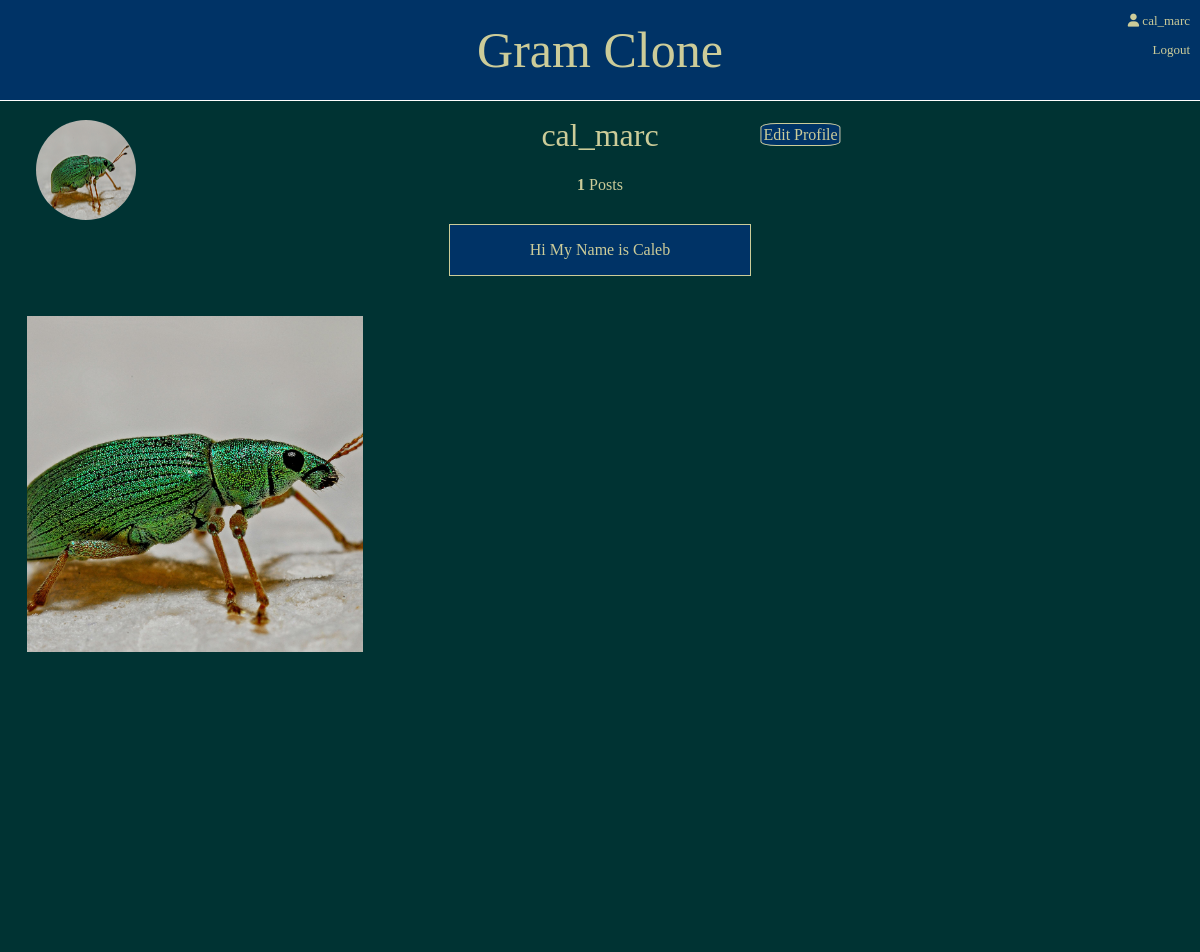
Page /profile/ (signed in, upper part) on the earlier database version.
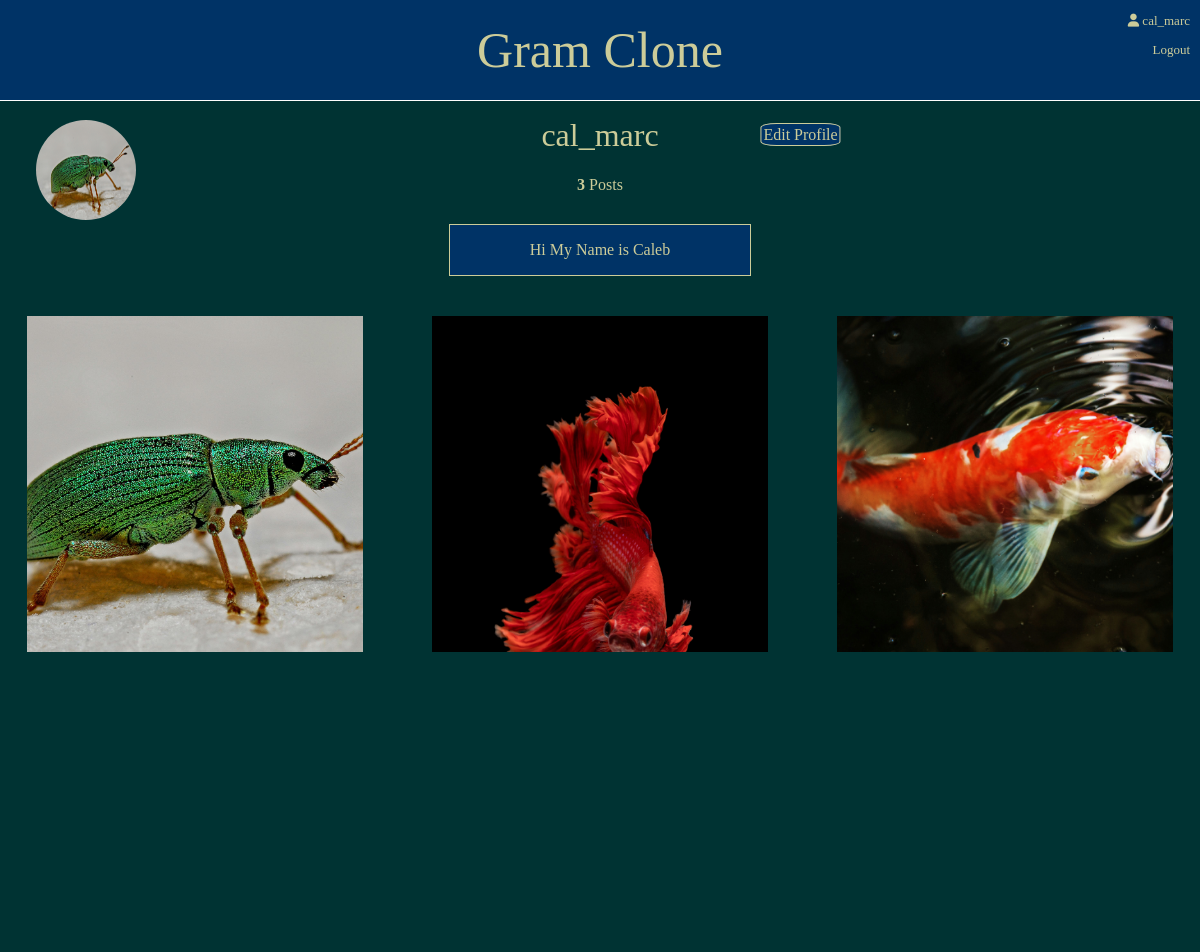
Same page on the later database version.
### Users/models.py (models this page shows)
class SiteUser(models.Model):
    user = models.OneToOneField(User, on_delete=models.CASCADE)
    profile_pic = models.ImageField(
        default="static/images/default.jpg",
        upload_to="static/images/",
        height_field=None,
        width_field=None,
        max_length=100,
    )
    profile_blurb = models.TextField(blank=True)

class GramPost(models.Model):
    user = models.ForeignKey(User, on_delete=models.CASCADE, default=1)
    image = models.ImageField(
        upload_to="static/images/",
        height_field=None,
        width_field=None,
        max_length=100,
    )
    blurb = models.TextField()
    time = models.DateTimeField(default=timezone.now)
    likes = models.IntegerField(default=0)

### Users/views.py (the view)
# urls.py: path("profile/", views.view_profile, name="profile"),
def view_profile(request):
    grampost = GramPost.objects.filter(user=request.user)
    siteuser = SiteUser.objects.all()
    context = {
        "user": request.user,
        "siteuser": siteuser,
        "grampost": grampost,
    }
    return render(request, "profile.html", context)

### templates/profile.html (shortened to what this page needs)
{% include 'base.html' %}{% block content %}
<div class="page-content">
  {% if user.is_authenticated %}
  <div id="p-info">
    <div class="profile-name">{{ user }}</div>
    <div id="p-edit">
      <a href="{% url 'edit_profile' %}">Edit Profile</a>
    </div>
    <div class="p-post-number"><b>{{grampost.count}}</b> Posts</div>
  </div>
    <div class="profile-img">
      <img src="{{ user.siteuser.profile_pic.url }}" alt="profile_pic" />
    </div>
    <div class="p-blurb">
      <p>{{user.siteuser.profile_blurb}}</p>
    </div>
  <div class="profile-nav"></div>
    <div class="p-posts">
      {% for post in grampost %}
      <div class="p-post">
        <a href="{% url 'edit_post' post.id %}">
          <img src="{{ post.image.url }}"/>
        </a>
      </div>
      {% endfor %}
    </div>
  </div>
  {% else %}
  <p>Login to view your details</p>
  {% endif %}
{% endblock %}

### templates/base.html (shortened to what this page needs)
<!DOCTYPE html>
<html lang="en">
  <head>
    <link rel="stylesheet" href="/static/css/style.css" />
  </head>
  <body>
    <header id="head">
      <div class="login">
        {% if user.is_authenticated %}
        <p><a href="{% url 'profile' %}"><i class="fa-solid fa-user"></i> {{ user.username }} </a></p>
        <p><a href="{% url 'logout' %}">Logout</a></p>
        {% else %}
        <p><a href="{% url 'login' %}">Login</a></p>
        {% endif %}
      </div>
      <div class="logos">
        <div class="gram">
          <a href="{% url 'home' %}">Gram Clone</a>
        </div>
      </div>
    </header>
  </body>
</html>

### static/css/style.css (style rules this page uses)
body { background: #003333; margin: 0; padding: 0; }
#head a { text-decoration: none; color: #CCCC99; }
#head { position: fixed; top: 0; left: 0; z-index: 999; text-align: center; width: 100vw; background: #003366; color: #CCCC99; font-size: 30px; height: 100px; border-bottom: .5px solid white; }
#head .login { text-align: right; margin-right: 10px; font-size: small; }
#head .gram { position: absolute; top: 50%; left: 50%; transform: translate(-50%, -50%); font-size: 50px; }
.page-content { overflow: scroll; display: flex; flex-direction: column; padding-top: 15vh; padding-bottom: 100px; color: #CCCC99; }
.profile-img img { margin-left: 3vw; width: 100px; height: 100px; border-radius: 50%; }
.profile-name { position: absolute; left: 50%; top: 135px; transform: translate(-50%, -50%); display: inline-block; width: 33vw; text-align: center; font-size: xx-large; }
#p-edit { position: absolute; left: 50%; top: 135px; transform: translate(200%, -50%); display: inline-table; }
#p-edit a { text-decoration: none; background: #003366; color: #CCCC99; padding: 2px; border-style: solid; border-width: .5px; border-radius: 20%; border-color: #CCCC99; }
.p-post-number { position: absolute; left: 50%; top: 185px; transform: translate(-50%, -50%); display: inline-block; }
.p-blurb { margin: auto; text-align: center; background: #003366; border-style: solid; border-width: .5px; border-color: #CCCC99; display: inline-block; width: 300px; margin-bottom: 10px; }
.profile-nav { width: 100vw; height: 20px; color: #CCCC99; }
.p-posts { display: grid; grid-template-columns: repeat(3, 1fr); grid-template-rows: repeat(4, minmax(100px, 33vw)); grid-gap: 1rem; grid-auto-flow: row; }
.p-post { margin-top: 10px; justify-content: center; text-align: center; padding-bottom: 1rem; }
.p-post img { width: 28vw; height: 28vw; object-fit: cover; object-position: top; }

Differences in the rows shown:
added GramPost: image (picture)
added GramPost: image (picture)
Other differences:
{{ grampost.count }}: "1" → "3"
